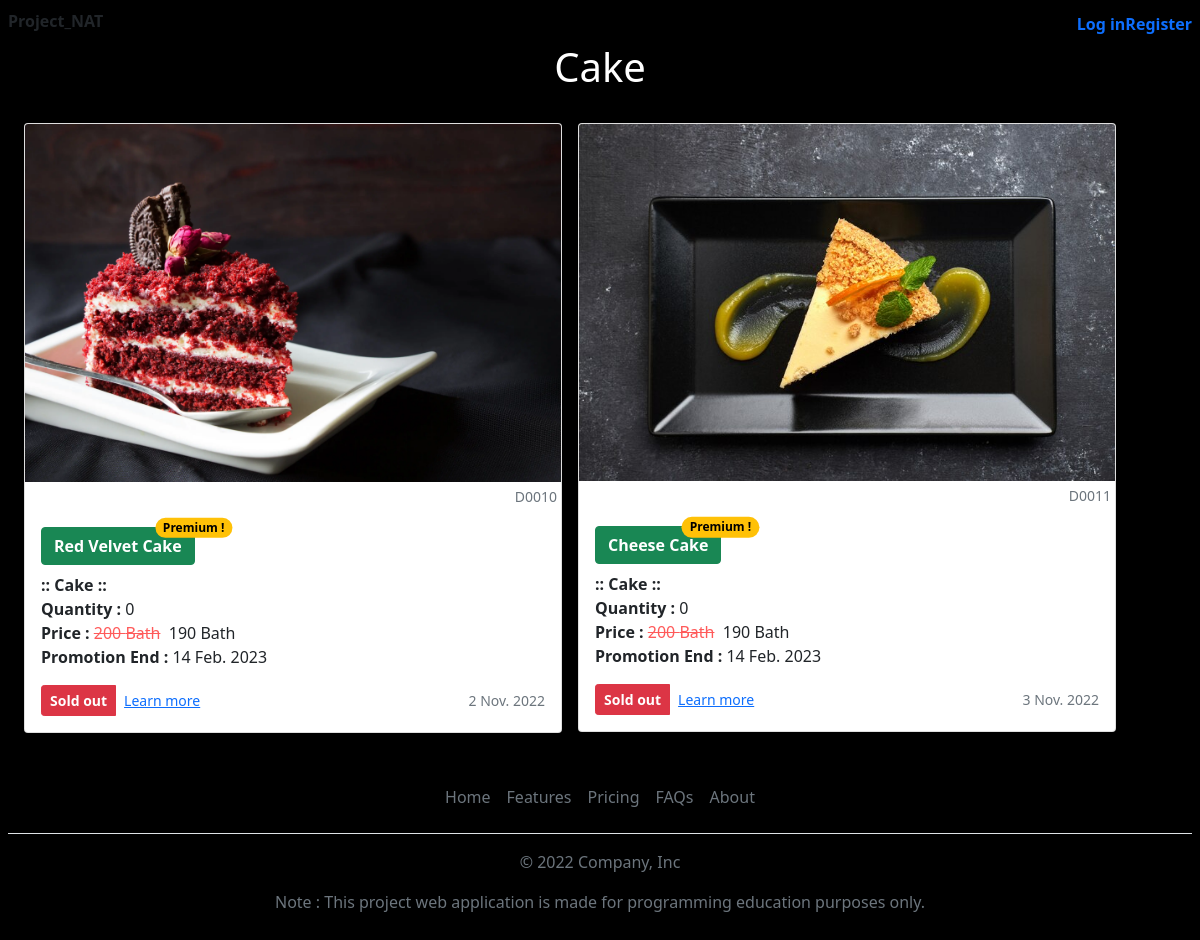
The app's page /products/cake/ with its own data.
### app_product/models.py (models this page shows, shortened)
class Product(models.Model):
	class Meta:
		verbose_name_plural = 'All Product'
	product_id = models.AutoField(primary_key = True)
	product_code = models.CharField(unique = True, max_length = 50)
	type = models.ForeignKey('app_product.Product_Type', on_delete = models.CASCADE, null = True)
	title = models.CharField(max_length = 225)
	description = models.TextField(blank = True, null = True)
	slug = models.SlugField(unique = True, max_length = 100)
	price = models.IntegerField(blank = True, null = True)
	special_price = models.IntegerField(blank = True, null = True)
	quantity = models.IntegerField(blank = True, null = True)
	is_premium = models.BooleanField(default = False)
	promotion_end = models.DateTimeField(blank = True, null = True)
	photo = models.ImageField(default = 'default.png', upload_to="image_product", blank=True, null=True)
	created = models.DateTimeField(auto_now_add = True)
	updated = models.DateTimeField(auto_now = True, blank = True, null = True)

class Product_Type(models.Model):
	class Meta:
		verbose_name_plural = 'Type'
	category = models.ForeignKey('app_product.Product_Category', on_delete = models.CASCADE, null = True)
	type_id = models.AutoField(primary_key = True)
	title = models.CharField(max_length = 50)
	def __str__(self) -> str:
		return f'{self.title}'

### app_product/views.py (the view)
# urls.py: path('cake/', views.All_Cake, name='products_cake-page'),
def All_Cake(request):
	all_cake = Product.objects.filter(type = 4)
	check_product = len(all_cake)
	context = {
		'cake' : all_cake,
		'check_product' : check_product
	}
	return render(request, 'app_product/cake.html', context)

### app_product/templates/app_product/cake.html (shortened to what this page needs)
{% extends 'app_general/base.html' %}
{% load static %}
{% block content %}
<div class="container text-white" align="center">
    <h1>Cake</h1>
</div>
{% if check_product == 0 %}
<div class="container mt-3 text-muted text-center">
    <h3>Don't have product.</h3>
</div>
{% else %}
<div class="container mt-3 row row-cols-1 row-cols-sm-2 row-cols-md-2 g-3">
    {% for product in cake %}
    <div class="col">
        <div class="card shadow-sm mb-1">
            {% if product.photo %}
            <img class="card-img-top" src="{{ product.photo.url }}" alt="Card image" style="width:100%">
            {% endif %}
            <small class="text-muted text-end p-1">{{ product.product_code }}</small>
            <div class="card-body">
                <a class="card-title fw-bold text-white btn btn-success position-relative"
                    href="{% url 'app_product:product-page' product.product_code %}">
                    {{ product.title }}
                    {% if product.is_premium %}
                    <span class="position-absolute top-0 start-100 translate-middle badge rounded-pill bg-warning text-black">
                        Premium !
                    </span>
                    {% endif %}
                </a>
                <p class="card-text">
                    <b> :: {{ product.type }} :: </b><br>
                    {% if product.quantity is not None %}
                    <b>Quantity : </b>{{ product.quantity }}<br>
                    {% else %}
                    <b class="text-danger">There are no order yet!</b><br>
                    {% endif %}
                    {% if product.special_price is not None %}
                    <b>Price : </b><del style="color:rgb(255, 90, 90)">{{ product.price | floatformat:'g' }}
                        Bath</del>&nbsp&nbsp{{ product.special_price | floatformat:'g' }} Bath<br>
                    {% else %}
                    {% if product.price is not None %}
                    <b>Price : </b>{{ product.price | floatformat:'g' }} Bath<br>
                    {% else %}
                    <br>
                    {% endif %}
                    {% endif %}
                    {% if product.promotion_end is not None %}
                    <b>Promotion End : </b>{{ product.promotion_end | date:'j N Y' }}<br>
                    {% else %}
                    <br>
                    {% endif %}
                </p>
                <div class="d-flex justify-content-between align-items-center">
                    <div class="btn-group">
                        {% if product.quantity == 0 %}
                        <button type="button" class="btn btn-sm btn-danger fw-bold">Sold out</button>
                        {% endif %}
                        <a class="btn btn-sm btn-link"
                            href="{% url 'app_product:product-page' product.product_code %}">Learn more</a>
                    </div>
                    <small class="text-muted">{{ product.updated | date:'j N Y' }}</small>
                </div>
            </div>
        </div>
    </div>
    {% endfor %}
</div>
{% endif %}
{% endblock %}

### records on screen
Product: photo (picture), product_code "D0010", title "Red Velvet Cake", is_premium "Premium !", type "Cake", quantity "0", price "200", special_price "190", promotion_end "14 Feb. 2023", shows "Sold out", updated "2 Nov. 2022"
Product: photo (picture), product_code "D0011", title "Cheese Cake", is_premium "Premium !", type "Cake", quantity "0", price "200", special_price "190", promotion_end "14 Feb. 2023", shows "Sold out", updated "3 Nov. 2022"
